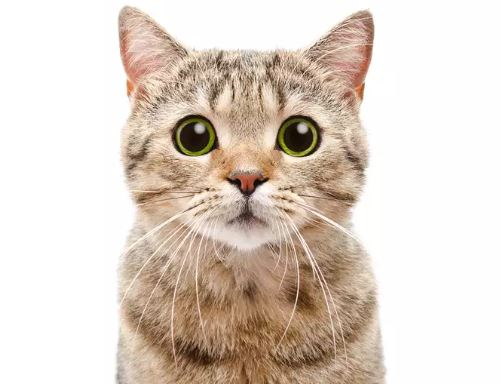
#> input picture DSI206/cat.JPG, 502 x 384 px, found by its file name
$ python Gaussian_Filter.py
#> lines starting #> are read from the running program, lines starting #| are printed output that depends on the picture
#> further down, img is the input picture: shape (384, 502, 3); mean R, G, B 222.8, 210.6, 200.1
import matplotlib.pyplot as plt
import numpy as np

def gaussian_kernel(size, sigma=1):
    """
    Generate 2D Gaussian kernel
    Input:  size = size of the Gaussian kernel
            sigma = sigma of the Gaussian function
    Output: 2D array of the Gaussian kernel
    """
    n = size//2
    xx, yy = np.meshgrid(range(-n,n+1), range(-n,n+1))
    kernel = np.exp(- (xx**2 + yy**2) / (2*sigma**2))
    kernel = kernel / kernel.sum()
    return kernel

def gaussian_blur(image, kernel_size=5, sigma=1):
    """
    Perform Gaussian blur on the image
    Input:  image = the original image to perform Gaussian blur on
            kernel_size = size of the Gaussian kernel
            sigma = sigma of the Gaussian function
    Output  image after applied the Gaussian blue
    """
#> called with kernel_size = 5, sigma = 1
    kernel = gaussian_kernel(kernel_size, sigma)

    pad_height = int((kernel_size-1)/2)
    pad_width = int((kernel_size-1)/2)

    padded_image = np.pad(image, ((pad_height, pad_height), (pad_width, pad_width), (0, 0)), 'edge')
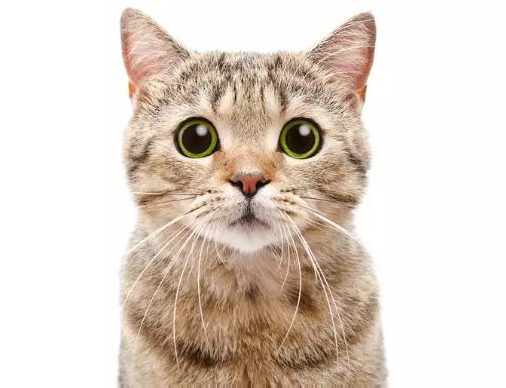
#> padded_image: shape (388, 506, 3) float64; mean R, G, B 0.875, 0.828, 0.787

    image_row, image_col, image_color = image.shape
#> image_row = 384; image_col = 502; image_color = 3
    kernel_row, kernel_col = kernel.shape
    output = np.zeros(image.shape)

    for row in range(image_row):
        for col in range(image_col):
            collector = []
            for k_row in range(kernel_row):
                for k_col in range(kernel_col):
                    collector.append(kernel[k_row, k_col]*padded_image[row+k_row, col+k_col])
            output[row, col] = sum(collector)/np.sum(kernel)

    return output


if __name__ == "__main__":
    img = plt.imread('cat.jpg')
    img = img/255.
    img_blur = gaussian_blur(img)

    plt.figure()
    plt.subplot(1,2,1)
    plt.imshow(img)
    plt.title('original')
    plt.subplot(1,2,2)
    plt.imshow(img_blur)
    plt.title('blurred image')
    plt.show()
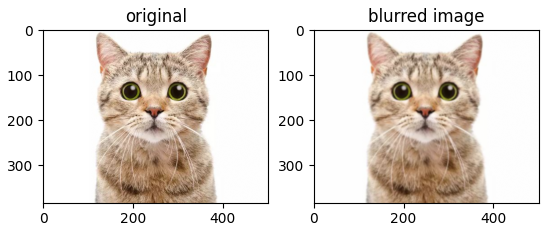
#> figure drawn by matplotlib, 2 panels

$ run again, with DSI206/chess_board.jpg copied over DSI206/cat.JPG
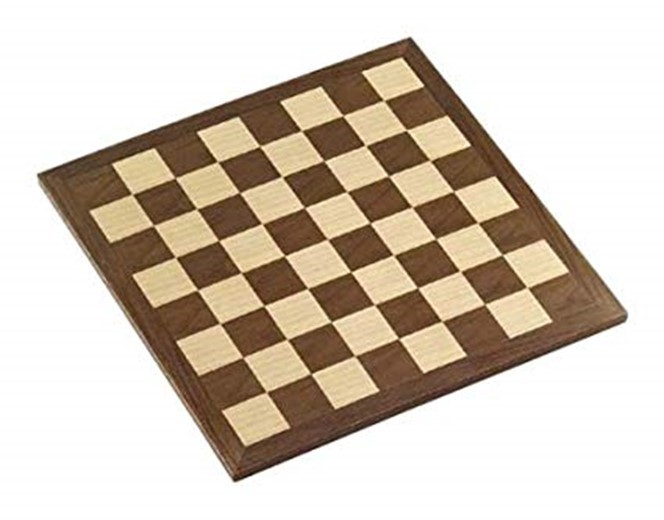
#> input picture DSI206/chess_board.jpg, 664 x 520 px, found by its file name
#> img is the input picture: shape (520, 664, 3); mean R, G, B 210.5, 199, 185.7
#> in gaussian_blur, `padded_image = np.pad(image, ((pad_height, pad_height), (pad_width, pa..`:
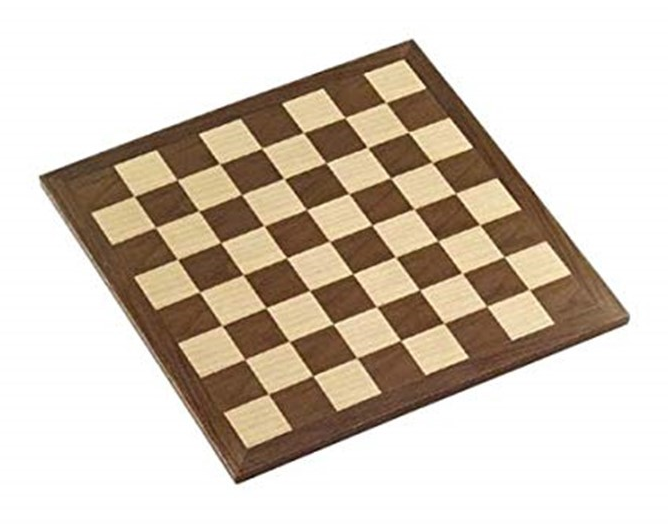
#> padded_image: shape (524, 668, 3) float64; mean R, G, B 0.828, 0.783, 0.732
#> `plt.show()`:
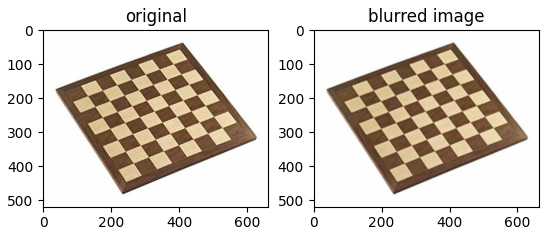
#> figure drawn by matplotlib, 2 panels
